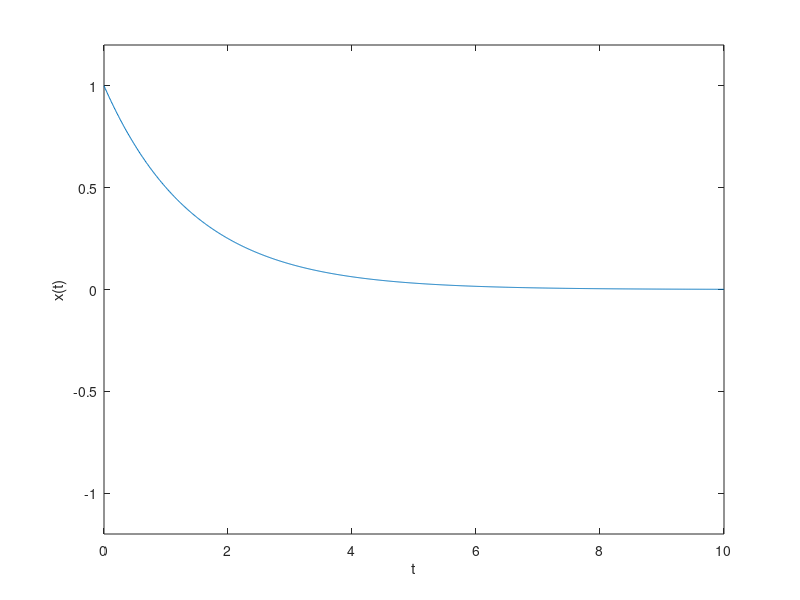

Source code (MATLAB):
close all
clear
clc
a = 1;
b = 0.5;
N = 1024;
t = linspace(0,10,N);
x = b.^(a*abs(t));
figure(1)
plot(t,x);
axis([0 10 -1.2 1.2])
xlabel('t'); ylabel('x(t)');
